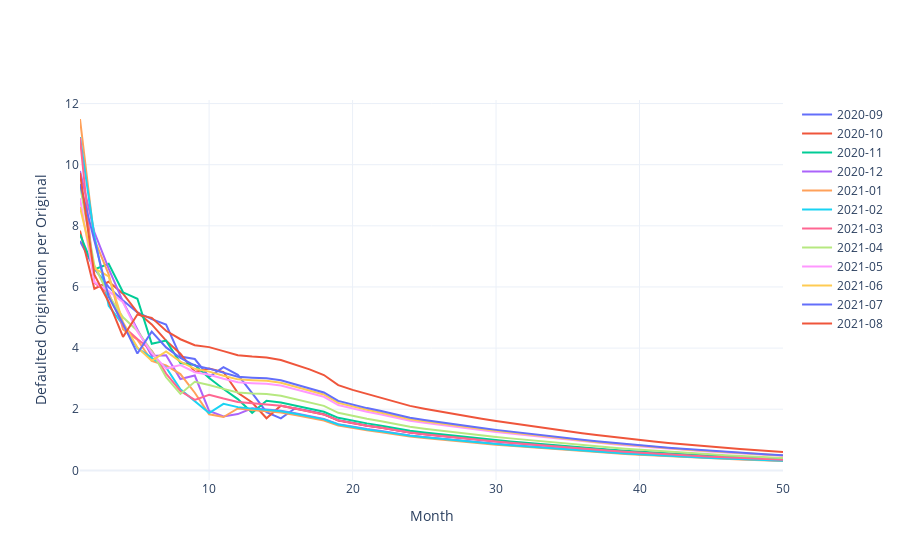

This figure's notebook cell:
### Code cell
fig=go.Figure(defaults)
fig.update_layout(xaxis=dict(title='Month'), yaxis=dict(title='Defaulted Origination per Original'))
fig.show()
